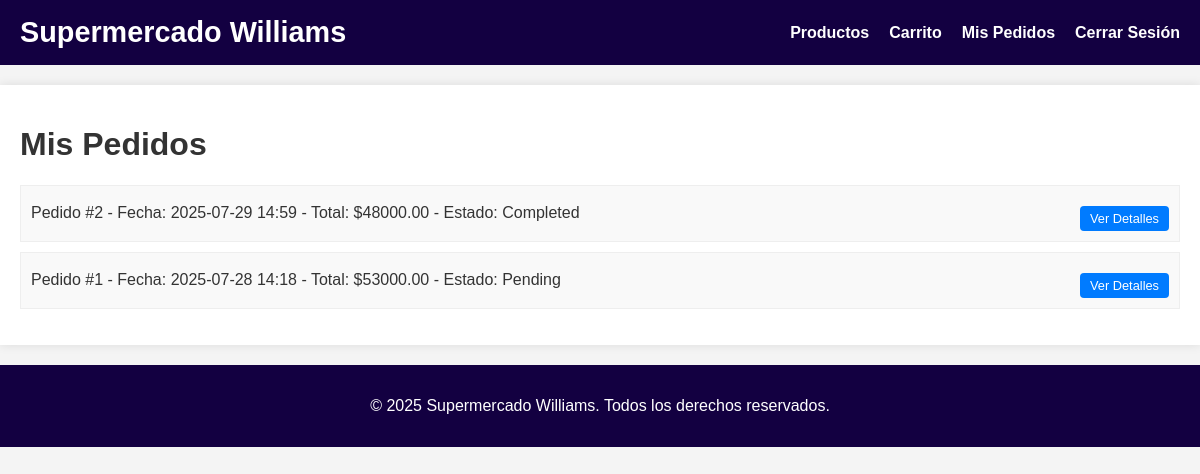
Page /orders (signed in) on the earlier database version.
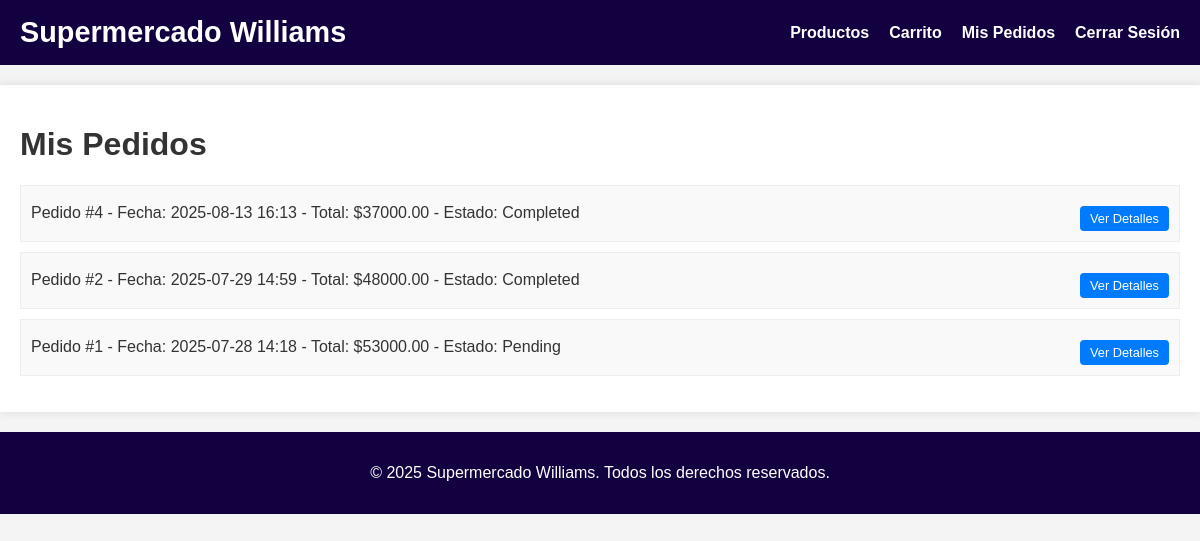
Same page on the later database version.
### models.py (models this page shows, shortened)
class Order(db.Model):
    id = db.Column(db.Integer, primary_key=True)
    user_id = db.Column(db.Integer, db.ForeignKey('user.id'), nullable=False)
    order_date = db.Column(db.DateTime, index=True, default=datetime.utcnow)
    total_amount = db.Column(db.Float, nullable=False)
    status = db.Column(db.String(64), default='Pending')  # e.g., Pending, Shipped, Delivered
    payment_method = db.Column(db.String(32), nullable=True)  # Nuevo campo
    user = db.relationship('User', backref='orders')
    items = db.relationship('OrderItem', backref='order')

### routes.py (the view)
@app.route('/orders')
@login_required
def orders():
    if current_user.is_admin:
        return redirect(url_for('admin_orders'))
    orders = Order.query.filter_by(user_id=current_user.id).order_by(Order.order_date.desc()).all()
    return render_template('orders.html', title='My Orders', orders=orders)

### models.py (called while the page is built)
    @property
    def is_authenticated(self):
        return True

### routes.py (called while the page is built)
@login_manager.user_loader
def load_user(user_id):
    return User.query.get(int(user_id))

### templates/orders.html
{% extends "base.html" %}
{% block content %}
    <h1>Mis Pedidos</h1>
    {% if orders %}
        <ul class="order-list">
            {% for order in orders %}
                <li>
                    Pedido #{{ order.id }} - Fecha: {{ order.order_date.strftime('%Y-%m-%d %H:%M') }} - Total: ${{ "%.2f"|format(order.total_amount) }} - Estado: {{ order.status }}
                    <a href="{{ url_for('order_detail', order_id=order.id) }}" class="button small">Ver Detalles</a>
                </li>
            {% endfor %}
        </ul>
    {% else %}
        <p>No has realizado ningún pedido aún.</p>
        <a href="{{ url_for('products') }}" class="button">Explorar Productos</a>
    {% endif %}
{% endblock %}

Differences in the rows shown:
added Order: id "4", order_date "2025-08-13 16:13", total_amount "37000.00", status "Completed"
